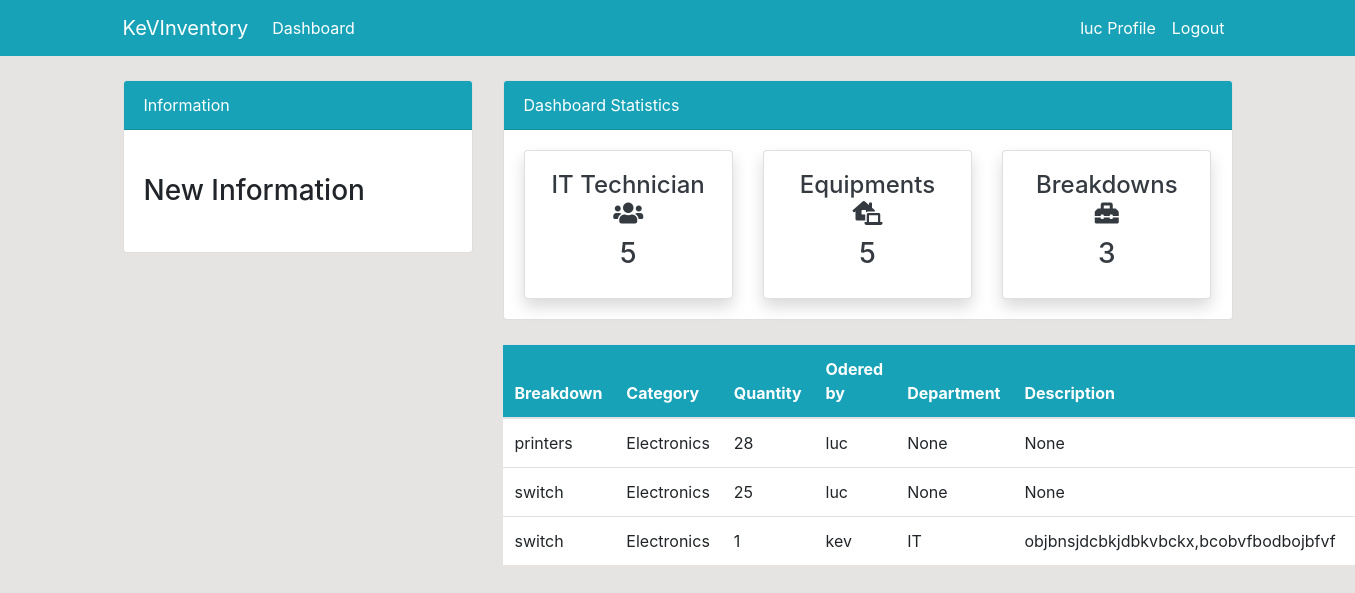
Page /order/ (signed in) on the committed database.
### dashboard/models.py (models this page shows, shortened)
class Order(models.Model):
    id = models.BigAutoField(primary_key=True)
    name = models.ForeignKey(Product, on_delete=models.CASCADE, null=True)
    customer = models.ForeignKey(User, on_delete=models.CASCADE, null=True)
    order_quantity = models.PositiveIntegerField(null=True)
    department = models.CharField(max_length=60, choices=DEPART, null=True)
    description = models.TextField(max_length=5000, null=True)
    status = models.BooleanField(default=False)

class Product(models.Model):
    name = models.CharField(max_length=100, null=True)
    quantity = models.PositiveIntegerField(null=True)
    category = models.CharField(max_length=50, choices=CATEGORY, null=True)
    purchase_date = models.DateTimeField(auto_now=True)
    purchase_cost = models.PositiveIntegerField(null=True)
    location = models.CharField(max_length=100, choices=DEPART, null=True)
    status = models.BooleanField(default=False)
    def __str__(self):
        return f'{self.name}'

### dashboard/views.py (the view)
# urls.py: path('order/', views.order, name='dashboard-order'),
@login_required(login_url='user-login')
def order(request):
    order = Order.objects.all()
    order_count = order.count()
    customer = User.objects.filter(groups=2)
    customer_count = customer.count()
    product = Product.objects.all()
    product_count = product.count()
    context = {
        'order': order,
        'customer_count': customer_count,
        'product_count': product_count,
        'order_count': order_count,
    }
    return render(request, 'dashboard/order.html', context)

### templates/dashboard/order.html (shortened to what this page needs)
{% extends 'partials/base.html' %}
{% block content %}
{% include 'partials/topside.html' %}
<div class="row my-4">
    <div class="col-md-4"></div>
    <div class="col-md-8">
        <table class="table bg-white">
            <thead class="bg-info text-white">
                <tr>
                    <th scope="col">Breakdown</th>
                    <th scope="col">Category</th>
                    <th scope="col">Quantity</th>
                    <th scope="col">Odered by</th>
                    <th scope="col">Department</th>
                    <th scope="col">Description</th>
                    <th scope="col">Status</th>
                </tr>
            </thead>
            <tbody>
                {% for order in order %}
                <tr>
                    <td>{{ order.name }}</td>
                    <td>{{ order.name.category }}</td>
                    <td>{{ order.order_quantity }}</td>
                    <td>{{ order.customer.username }}</td>
                    <td>{{ order.department }}</td>
                    <td>{{ order.description }}</td>
                    <td>{{ order.status }}</td>
                </tr>
                {% endfor %}
            </tbody>
        </table>
    </div>
</div>
{% endblock %}

### templates/partials/nav.html (shortened to what this page needs)
<nav class="navbar navbar-expand-lg navbar-info bg-info">
    <div class="container">
        {% if user.is_authenticated %}
        <a class="navbar-brand text-white" href="{% url 'dashboard-index' %}">KeVInventory</a>
        <div class="collapse navbar-collapse" id="navbarSupportedContent">
            <ul class="navbar-nav mr-auto">
                <li class="nav-item active">
                    <a class="nav-link text-white" href="{% url 'dashboard-index' %}">Dashboard </a>
                </li>
            </ul>
            <ul class="navbar-nav ml-auto">
                <li class="nav-item active">
                    <a class="nav-link text-white" href="{% url 'user-profile' %}">{{ user.username }} Profile
                        <span class="sr-only">(current)</span></a>
                </li>
                <li class="nav-item">
                    <a class="nav-link text-white" href="{% url 'user-logout' %}">Logout</a>
                </li>
            </ul>
            {% endif %}
        </div>
    </div>
</nav>

### static/style.css (style rules this page uses)
body { background: rgb(230, 227, 227); }

### rows in the picture
Order: name "printers", name.category "Electronics", order_quantity "28", customer.username "luc", department "None", description "None"
Order: name "switch", name.category "Electronics", order_quantity "25", customer.username "luc", department "None", description "None"
Order: name "switch", name.category "Electronics", order_quantity "1", customer.username "kev", department "IT", description "objbnsjdcbkjdbkvbckx,bcobvfbodbojbfvf"

### other values in the picture
{{ user.username }} "luc"
{{ customer_count }} "5"
{{ product_count }} "5"
{{ order_count }} "3"
